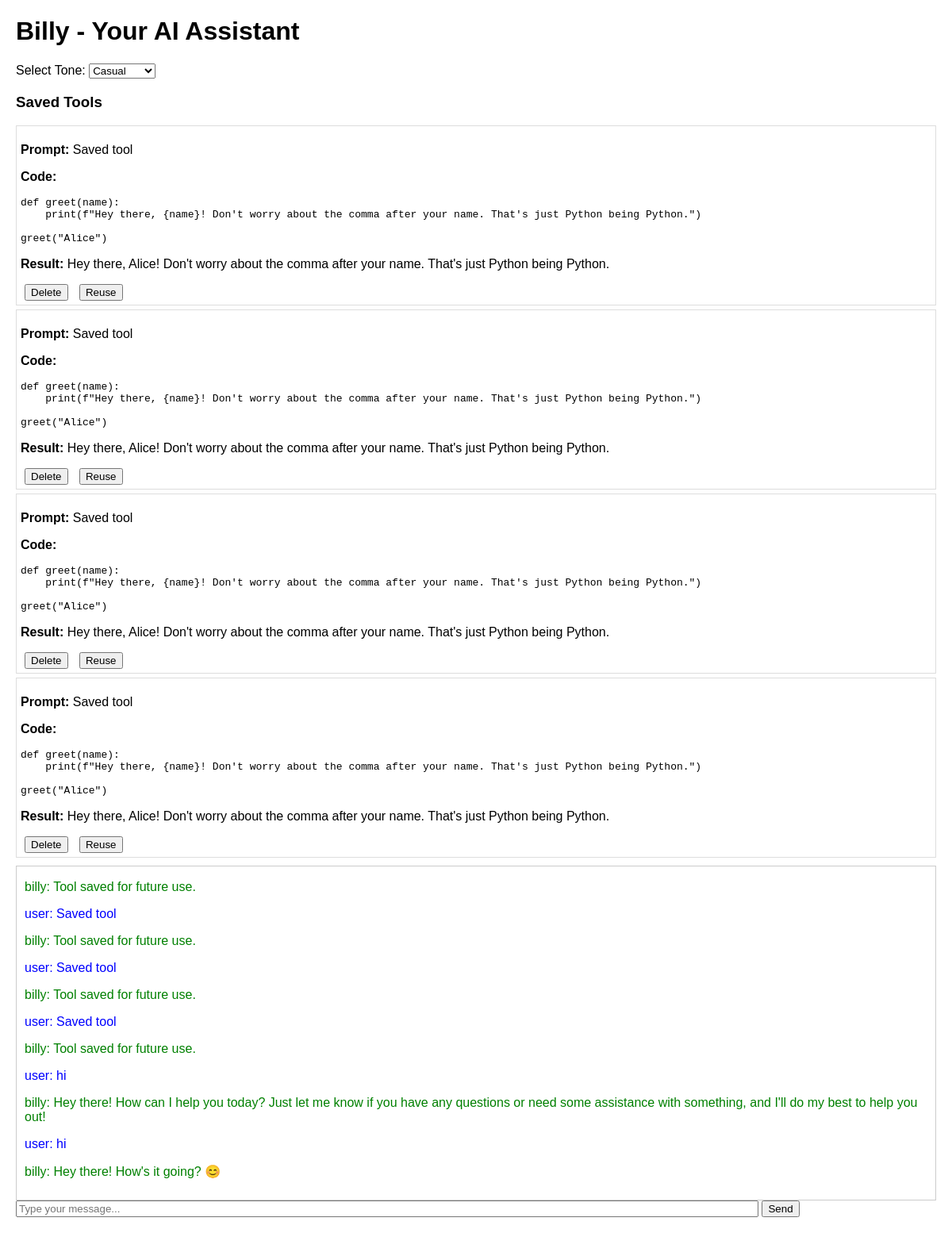
Before: / with the older database file.
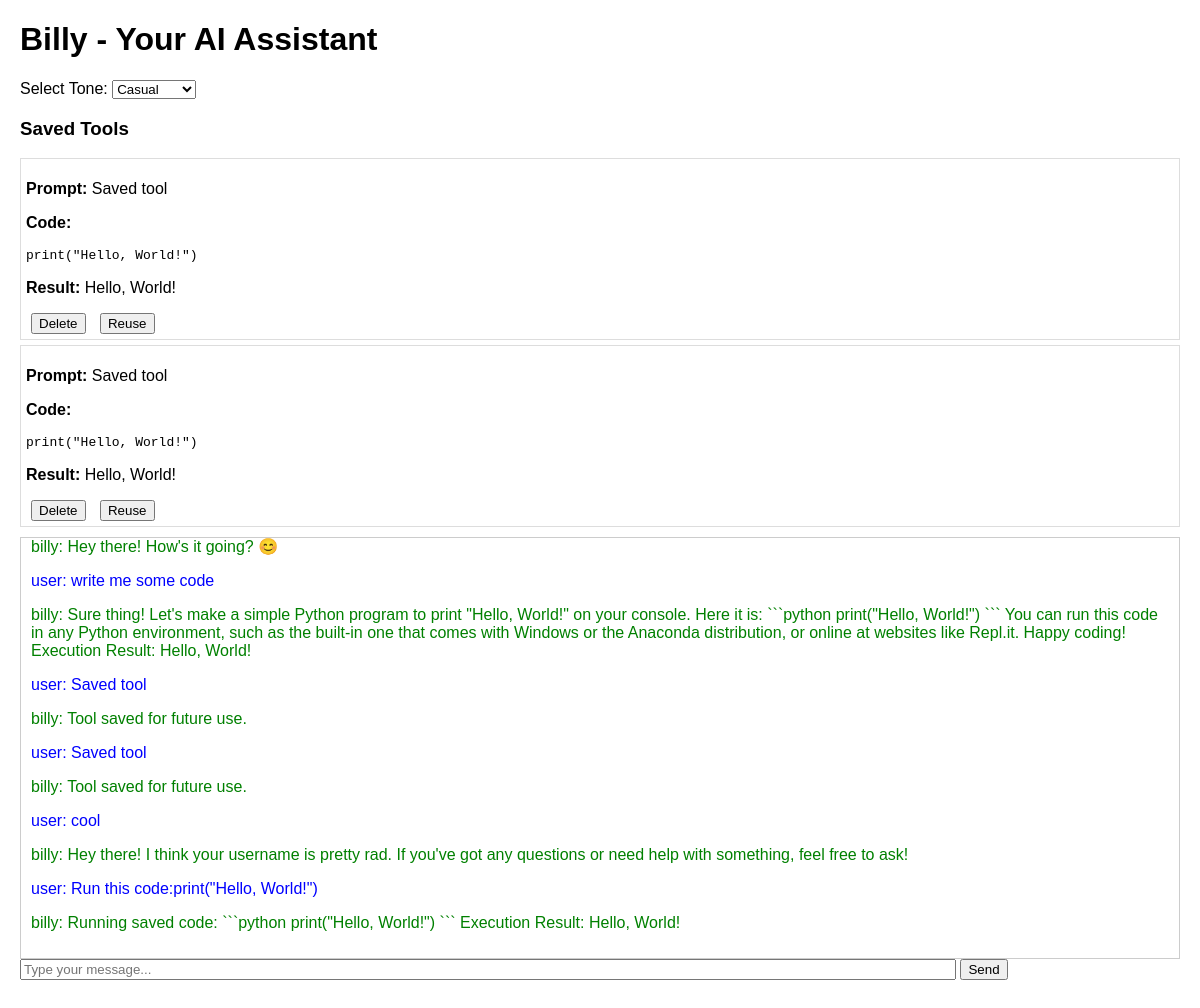
After: the same page with the newer database file.
### tables this page shows
CREATE TABLE memory (
        id INTEGER PRIMARY KEY AUTOINCREMENT,
        prompt TEXT,
        response TEXT,
        category TEXT,
        tool_code TEXT,
        tool_result TEXT,
        timestamp DATETIME DEFAULT CURRENT_TIMESTAMP
    );

### src/billy.py (the view, shortened to what this page needs)
@app.route("/", methods=["GET", "POST"])
def chat():
    global TONE, last_code, last_execution_result
    chat_history = []
    memory = load_memory()
    tools = [entry for entry in memory if entry.get("category") == "tool"]
    for entry in memory:
        chat_history.append({"role": "user", "content": entry["prompt"]})
        chat_history.append({"role": "billy", "content": entry["response"]})
    return render_template("index.html", chat_history=chat_history, tone=TONE, tools=tools)

### src/billy.py (called while the page is built)
def get_db_connection():
    conn = sqlite3.connect("/home/billybs/Projects/billy/db/billy.db")
    conn.row_factory = sqlite3.Row
    return conn

def load_memory():
    conn = get_db_connection()
    cursor = conn.cursor()
    cursor.execute("SELECT * FROM memory")
    rows = cursor.fetchall()
    conn.close()
    return [dict(row) for row in rows]

### src/templates/index.html (shortened to what this page needs)
<!DOCTYPE html>
<html>
<head>
</head>
<body>
    <h1>Billy - Your AI Assistant</h1>
    <div class="controls">
        <label for="tone">Select Tone:</label>
        <select id="tone" name="tone" onchange="updateTone()">
            <option value="casual" {% if tone == 'casual' %}selected{% endif %}>Casual</option>
        </select>
    </div>
    <div class="tools">
        <h3>Saved Tools</h3>
        {% for tool in tools %}
            <div class="tool">
                <p><strong>Prompt:</strong> {{ tool.prompt }}</p>
                <p><strong>Code:</strong> <pre>{{ tool.tool_code }}</pre></p>
                <p><strong>Result:</strong> {{ tool.tool_result }}</p>
                <button onclick="deleteTool('{{ loop.index0 }}')">Delete</button>
                <button onclick="reuseTool('{{ tool.tool_code | replace('\n', '\\n') }}')">Reuse</button>
            </div>
        {% else %}
            <p>No tools saved yet.</p>
        {% endfor %}
    </div>
    <div class="chat-box" id="chat">
        {% for message in chat_history %}
            <p class="{{ message.role }}">{{ message.role }}: {{ message.content }}</p>
        {% endfor %}
    </div>
    <form method="POST" action="/">
        <input type="text" name="prompt" id="prompt" placeholder="Type your message..." style="width: 80%;">
        <input type="submit" value="Send">
    </form>
</body>
</html>

### src/templates/index.html (style rules this page uses)
body { font-family: Arial, sans-serif; margin: 20px; }
.chat-box { border: 1px solid #ccc; padding: 10px; height: 400px; overflow-y: scroll; }
.controls { margin: 10px 0; }
.tools { margin: 10px 0; }
.tool { border: 1px solid #ddd; padding: 5px; margin: 5px 0; }
button { margin: 0 5px; }

Changed rows visible on the page:
removed memory: prompt "Saved tool", tool_code "def greet(name): print(f\"Hey there, {name}! Don't worry about the comma after your name. That's just Python being Python.\") greet(\"Alice\")", tool_result "Hey there, Alice! Don't worry about the comma after your name. That's just Python being Python.", role "billy", content "Tool saved for future use."
removed memory: prompt "Saved tool", tool_code "def greet(name): print(f\"Hey there, {name}! Don't worry about the comma after your name. That's just Python being Python.\") greet(\"Alice\")", tool_result "Hey there, Alice! Don't worry about the comma after your name. That's just Python being Python.", role "user", content "Saved tool", role "billy", content "Tool saved for future use."
removed memory: prompt "Saved tool", tool_code "def greet(name): print(f\"Hey there, {name}! Don't worry about the comma after your name. That's just Python being Python.\") greet(\"Alice\")", tool_result "Hey there, Alice! Don't worry about the comma after your name. That's just Python being Python.", role "user", content "Saved tool", role "billy", content "Tool saved for future use."
removed memory: prompt "Saved tool", tool_code "def greet(name): print(f\"Hey there, {name}! Don't worry about the comma after your name. That's just Python being Python.\") greet(\"Alice\")", tool_result "Hey there, Alice! Don't worry about the comma after your name. That's just Python being Python.", role "user", content "Saved tool", role "billy", content "Tool saved for future use."
removed memory: role "user", content "hi", role "billy", content "Hey there! How can I help you today? Just let me know if you have any questions or need some assistance with something, and I'll do my best to help you out!"
removed memory: role "user", content "hi", role "billy", content "Hey there! How's it going? 😊"
added memory: prompt "Saved tool", tool_code "print(\"Hello, World!\")", tool_result "Hello, World!", role "user", content "Saved tool", role "billy", content "Tool saved for future use."
added memory: prompt "Saved tool", tool_code "print(\"Hello, World!\")", tool_result "Hello, World!", role "user", content "Saved tool", role "billy", content "Tool saved for future use."
added memory: role "billy", content "Hey there! How's it going? 😊"
added memory: role "user", content "write me some code", role "billy", content "Sure thing! Let's make a simple Python program to print \"Hello, World!\" on your console. Here it is: ```python print(\"Hello, World!\") ``` You can run this code in any Python environment, such as the built-in one that comes with Windows or the Anaconda distribution, or online at websites like Repl.it. Happy coding! Execution Result: Hello, World!"
added memory: role "user", content "cool", role "billy", content "Hey there! I think your username is pretty rad. If you've got any questions or need help with something, feel free to ask!"
added memory: role "user", content "Run this code:print(\"Hello, World!\")", role "billy", content "Running saved code: ```python print(\"Hello, World!\") ``` Execution Result: Hello, World!"
